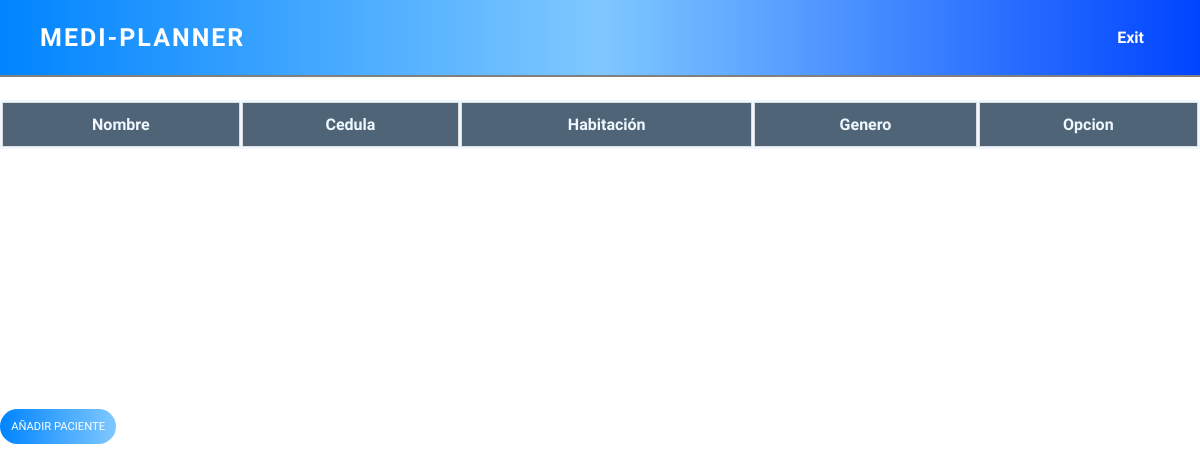
/pacientes/, run on an earlier commit of the app's database.
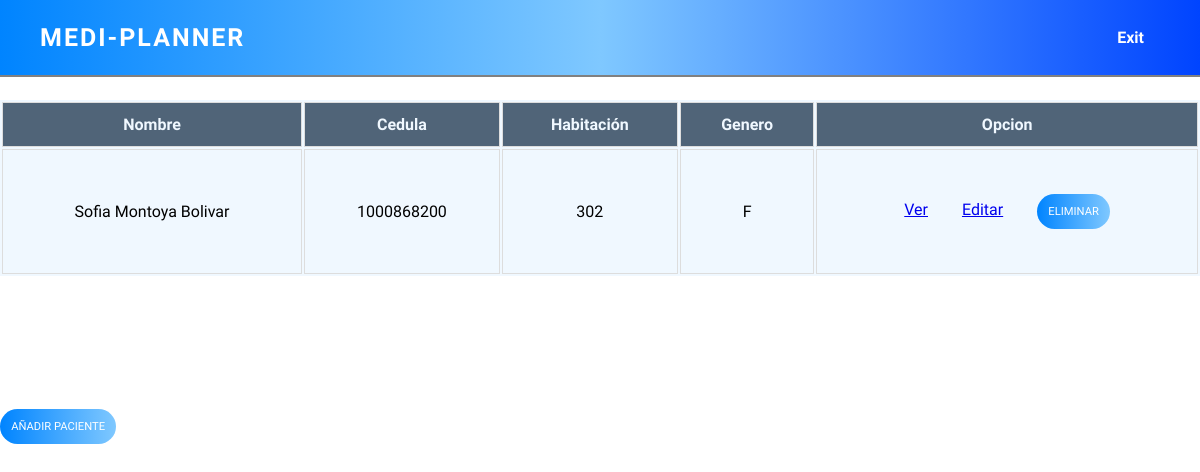
And on a later commit of the database.
### MediPlannerApp/models.py (models this page shows, shortened)
class Paciente(models.Model):
    cedula = models.IntegerField(primary_key=True)
    nombres = models.CharField(max_length=50)
    apellidos = models.CharField(max_length=50)
    sexo = models.CharField(max_length=1)
    habitacion = models.CharField(max_length=10)
    fecha_salida=models.DateTimeField()
    enfermeras = models.ManyToManyField(Enfermera)
    class Meta:
        verbose_name="paciente"
        verbose_name_plural="pacientes"

### MediPlannerApp/views.py (the view)
# urls.py: path('pacientes/', views.pacientes.as_view(), name="pacientes"),
class pacientes(ListView):
    model = Paciente
    template_name ="MediPlannerApp/CRUDPacientes/pacientes.html"

### MediPlannerApp/templates/mediplannerapp/CRUDPacientes/pacientes.html (shortened to what this page needs)
{% extends 'MediPlannerApp/base.html' %}
{% load static %}
{% block cssLinks%}
<link rel="stylesheet" href="{% static 'MediPlannerApp/css/table.css'%}">
{% endblock %}
{% block content %}
<table class="table">
    <thead>
        <tr>
            <th>Nombre</th>
            <th>Cedula</th>
            <th>Habitación</th>
            <th>Genero</th>
            <th>Opcion</th>
        </tr>
    </thead>
    <tbody>
        {% for paciente in object_list %}
        <tr>
            <td data-label="Nombre">{{paciente.nombres}} {{paciente.apellidos}}</td>
            <td data-label="Cedula">{{paciente.cedula}}</td>
            <td data-label="Habitación">{{paciente.habitacion}}</td>
            <td data-label="Genero">{{paciente.sexo}}</td>
            <td>
                <form method="POST" action="eliminarPaciente/{{paciente.cedula}}">
                <a style="margin-right: 30px;" href="detalle/{{paciente.cedula}}">Ver</a>
                <a style="margin-right: 30px;" href="editarPaciente/{{paciente.cedula}}">Editar</a>
                <button class="btn btn-danger" onclick="return eliminarPaciente();" type="submit">Eliminar</button>
                </form>
            </td>
        </tr>
        {% endfor %}
    </tbody>
</table>
    <a class="añadir" href="{% url 'añadirPaciente' %}"><button type="button" class="btn">Añadir paciente</button></a>
{% endblock %}

What changed in the data, as far as the page shows it:
added Paciente: nombres "Sofia", apellidos "Montoya Bolivar", cedula "1000868200", habitacion "302", sexo "F"
